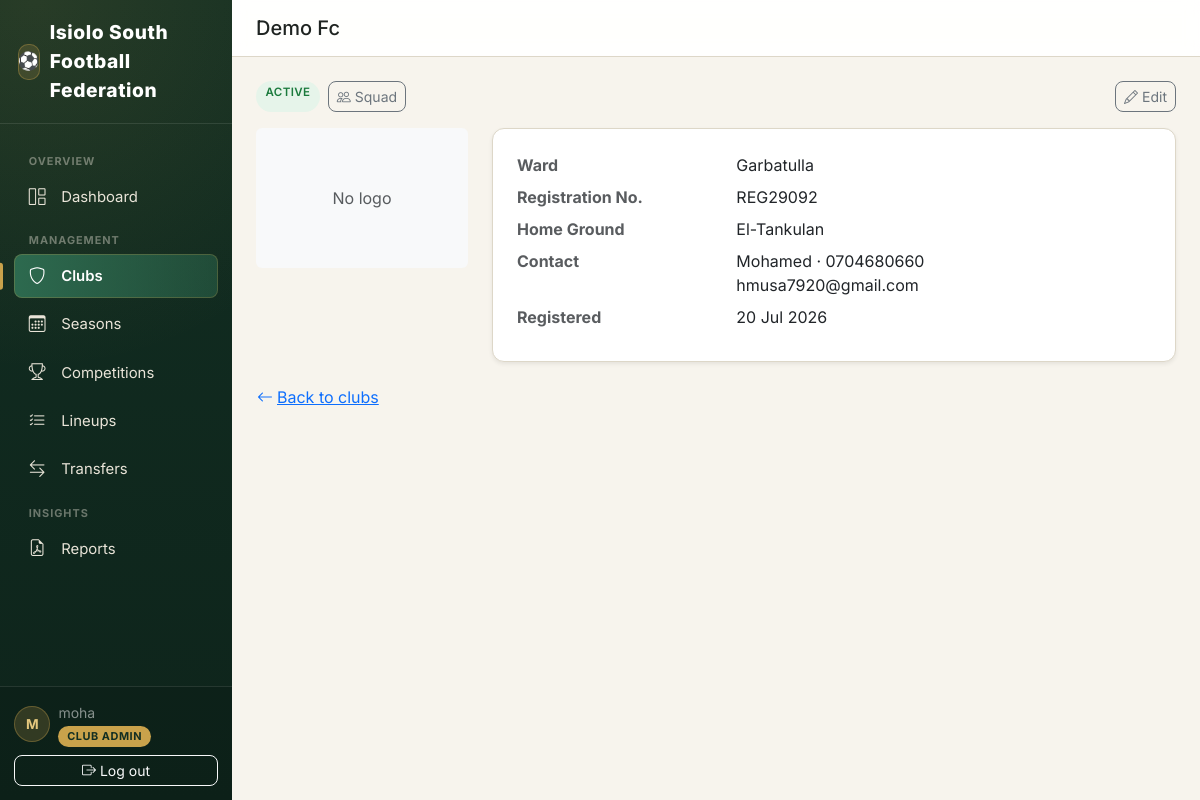
The app's page /clubs/4/ (signed in) with its own data.
### accounts/models.py (models this page shows, shortened)
class CustomUser(AbstractUser):
    class Role(models.TextChoices):
        SUPER_ADMIN = "SUPER_ADMIN", "Super Admin"
        SUBCOUNTY_ADMIN = "SUBCOUNTY_ADMIN", "Sub-County Admin"
        CLUB_ADMIN = "CLUB_ADMIN", "Club Admin"
        REFEREE = "REFEREE", "Referee"
    role = models.CharField(
        max_length=20,
        choices=Role.choices,
        default=Role.CLUB_ADMIN,
        help_text="Determines what this user can see and do in FCMS.",
    )
    phone_number = models.CharField(max_length=20, blank=True)
    club = models.ForeignKey(
        "clubs.Club",
        on_delete=models.SET_NULL,
        null=True,
        blank=True,
        related_name="admins",
        help_text="Only set for Club Admin role.",
    )
    @property
    def is_club_admin(self):
        return self.role == self.Role.CLUB_ADMIN

### clubs/models.py (models this page shows, shortened)
class Club(models.Model):
    class Status(models.TextChoices):
        PENDING = "PENDING", "Pending Approval"
        ACTIVE = "ACTIVE", "Active"
        SUSPENDED = "SUSPENDED", "Suspended"
        INACTIVE = "INACTIVE", "Inactive"
    name = models.CharField(max_length=150, unique=True)
    logo = models.ImageField(upload_to="club_logos/", blank=True, null=True)
    ward = models.CharField(max_length=100, help_text="Administrative ward the club represents.")
    registration_number = models.CharField(max_length=50, unique=True)
    home_ground = models.CharField(max_length=150, blank=True)
    contact_name = models.CharField(max_length=100, blank=True)
    contact_phone = models.CharField(max_length=20, blank=True)
    contact_email = models.EmailField(blank=True)
    status = models.CharField(max_length=20, choices=Status.choices, default=Status.PENDING)
    created_at = models.DateTimeField(auto_now_add=True)
    updated_at = models.DateTimeField(auto_now=True)
    class Meta:
        ordering = ["name"]

### clubs/views.py (the view, shortened to what this page needs)
# urls.py: path("<int:pk>/", views.club_detail, name="detail"),
@login_required
def club_detail(request, pk):
    club = get_object_or_404(Club, pk=pk)
    user = request.user
    if user.is_club_admin:
        if user.club_id != club.id:
            messages.error(request, "You can only view your own club.")
            return redirect("clubs:list")
    return render(request, "clubs/club_detail.html", {"club": club})

### clubs/templates/clubs/club_detail.html (shortened to what this page needs)
{% extends "base.html" %}
{% block page_title %}{{ club.name }}{% endblock %}
{% block content %}
<div class="d-flex justify-content-between align-items-start mb-3">
    <div class="d-flex gap-2">
        <span class="status-pill status-{{ club.status }}">{{ club.get_status_display }}</span>
        <a href="{% url 'players:list' club.pk %}" class="btn btn-sm btn-outline-secondary">
            <i class="bi bi-people me-1"></i>Squad
        </a>
    </div>
    <a href="{% url 'clubs:edit' club.pk %}" class="btn btn-sm btn-outline-secondary">
        <i class="bi bi-pencil me-1"></i>Edit
    </a>
</div>
<div class="row g-4">
    <div class="col-md-3 text-center">
        {% if club.logo %}
            <img src="{{ club.logo.url }}" alt="{{ club.name }}" class="img-fluid rounded" style="max-height: 160px;">
        {% else %}
            <div class="d-flex align-items-center justify-content-center rounded bg-light" style="height: 140px;">
                <span class="text-muted">No logo</span>
            </div>
        {% endif %}
    </div>
    <div class="col-md-9">
        <div class="card shadow-sm p-4">
            <dl class="row mb-0">
                <dt class="col-sm-4 text-muted">Ward</dt>
                <dd class="col-sm-8">{{ club.ward }}</dd>
                <dt class="col-sm-4 text-muted">Registration No.</dt>
                <dd class="col-sm-8">{{ club.registration_number }}</dd>
                <dt class="col-sm-4 text-muted">Home Ground</dt>
                <dd class="col-sm-8">{{ club.home_ground|default:"—" }}</dd>
                <dt class="col-sm-4 text-muted">Contact</dt>
                <dd class="col-sm-8">
                    {{ club.contact_name|default:"—" }}
                    {% if club.contact_phone %}· {{ club.contact_phone }}{% endif %}
                    {% if club.contact_email %}<br>{{ club.contact_email }}{% endif %}
                </dd>
                <dt class="col-sm-4 text-muted">Registered</dt>
                <dd class="col-sm-8">{{ club.created_at|date:"d M Y" }}</dd>
            </dl>
        </div>
    </div>
</div>
<a href="{% url 'clubs:list' %}" class="btn btn-link mt-3 ps-0">
    <i class="bi bi-arrow-left me-1"></i>Back to clubs
</a>
{% endblock %}

### templates/base.html (shortened to what this page needs)
{% load static %}
<!DOCTYPE html>
<html lang="en">
<head>
    <link href="https://cdnjs.cloudflare.com/ajax/libs/bootstrap/5.3.3/css/bootstrap.min.css" rel="stylesheet">
    <link href="https://cdnjs.cloudflare.com/ajax/libs/bootstrap-icons/1.11.3/font/bootstrap-icons.min.css" rel="stylesheet">
</head>
<body>
<div class="d-flex" style="min-height: 100vh;">
    {% if user.is_authenticated %}
    <nav class="sidebar d-none d-lg-flex">
        <div class="brand">
            <span class="brand-badge">⚽</span> Isiolo South Football Federation
        </div>
        <div class="sidebar-scroll">
            <div class="nav-section-label">Overview</div>
            <ul class="nav nav-pills flex-column gap-1 mb-1">
                <li class="nav-item">
                    <a class="nav-link {% if request.resolver_match.app_name == 'dashboard' %}active{% endif %}" href="{% url 'dashboard:home' %}">
                        <i class="bi bi-grid-1x2 me-2"></i>Dashboard
                    </a>
                </li>
            </ul>
            <div class="nav-section-label">Management</div>
            <ul class="nav nav-pills flex-column gap-1 mb-1">
                <li class="nav-item">
                    <a class="nav-link {% if request.resolver_match.app_name == 'clubs' %}active{% endif %}" href="{% url 'clubs:list' %}">
                        <i class="bi bi-shield me-2"></i>Clubs
                    </a>
                </li>
                <li class="nav-item">
                    <a class="nav-link {% if request.resolver_match.app_name == 'seasons' %}active{% endif %}" href="{% url 'seasons:list' %}">
                        <i class="bi bi-calendar3 me-2"></i>Seasons
                    </a>
                </li>
                <li class="nav-item">
                    <a class="nav-link {% if request.resolver_match.app_name == 'competitions' %}active{% endif %}" href="{% url 'competitions:list' %}">
                        <i class="bi bi-trophy me-2"></i>Competitions
                    </a>
                </li>
                <li class="nav-item">
                    <a class="nav-link {% if request.resolver_match.app_name == 'lineups' %}active{% endif %}" href="{% url 'lineups:home' %}">
                        <i class="bi bi-list-check me-2"></i>Lineups
                    </a>
                </li>
                <li class="nav-item">
                    <a class="nav-link {% if request.resolver_match.app_name == 'transfers' %}active{% endif %}" href="{% url 'transfers:dashboard' %}">
                        <i class="bi bi-arrow-left-right me-2"></i>Transfers
                    </a>
                </li>
            </ul>
            <div class="nav-section-label">Insights</div>
            <ul class="nav nav-pills flex-column gap-1">
                <li class="nav-item">
                    <a class="nav-link {% if request.resolver_match.app_name == 'reports' %}active{% endif %}" href="{% url 'reports:home' %}">
                        <i class="bi bi-file-earmark-pdf me-2"></i>Reports
                    </a>
                </li>
            </ul>
        </div>
        <div class="sidebar-footer">
            <div class="d-flex align-items-center gap-2 mb-2">
                <div class="user-avatar">{{ user.get_full_name|default:user.username|slice:":1"|upper }}</div>
                <div style="min-width:0;">
                    <div class="small text-white-50 text-truncate">{{ user.get_full_name|default:user.username }}</div>
                    <span class="role-badge">{{ user.get_role_display }}</span>
                </div>
            </div>
            <form method="post" action="{% url 'accounts:logout' %}">
                <button class="btn btn-sm btn-outline-light w-100" type="submit">
                    <i class="bi bi-box-arrow-right me-1"></i>Log out
                </button>
            </form>
        </div>
    </nav>
    {% endif %}
    <main class="flex-grow-1 d-flex flex-column" style="min-width:0; height: 100vh; overflow-y: auto;" id="mainScroll">
        {% if user.is_authenticated %}
        <div class="top-bar px-3 px-lg-4 py-3" id="topBar">
            <div class="d-flex align-items-center gap-3">
                <h5 class="mb-0">{% block page_title %}{% endblock %}</h5>
            </div>
        </div>
        {% endif %}
        <div class="content-area flex-grow-1">
            {% block content %}{% endblock %}
        </div>
    </main>
</div>
</body>
</html>

### templates/base.html (style rules this page uses)
:root { --pitch-green: #1B4332; --pitch-green-dark: #122E22; --pitch-green-light: #2D6A4F; --line-white: #F7F4ED; --chalk: #E9E4D8; --gold: #C9A24B; --gold-light: #E4C77D; --card-border: #DDD7C8; --sidebar-width: 232px; }
html { scroll-behavior: smooth; }
* { scrollbar-width: thin; scrollbar-color: var(--card-border) transparent; }
body { background: var(--line-white); font-family: 'Inter', 'Segoe UI', system-ui, -apple-system, sans-serif; color: #1F2421; }
a { -webkit-tap-highlight-color: transparent; }
.sidebar { background: radial-gradient(circle at 15% 0%, rgba(201,162,75,0.12), transparent 45%), linear-gradient(180deg, var(--pitch-green-dark) 0%, #0E241B 100%); height: 100vh; color: var(--chalk); width: var(--sidebar-width); position: sticky; top: 0; flex-shrink: 0; display: flex; flex-direction: column; padding: 0 !important; overflow: hidden; }
.sidebar .brand { font-weight: 800; letter-spacing: 0.03em; font-size: 1.2rem; color: #fff; border-bottom: 1px solid rgba(255,255,255,0.1); display: flex; align-items: center; gap: 0.6rem; padding: 1.15rem 1.1rem; flex-shrink: 0; }
.sidebar .brand .brand-badge { width: 36px; height: 36px; border-radius: 10px; background: rgba(201,162,75,0.18); box-shadow: inset 0 0 0 1px rgba(201,162,75,0.35); display: flex; align-items: center; justify-content: center; font-size: 1.1rem; }
.sidebar-scroll { flex: 1 1 auto; overflow-y: auto; overflow-x: hidden; padding: 1rem 0.9rem; }
.nav-section-label { font-size: 0.68rem; font-weight: 700; letter-spacing: 0.09em; text-transform: uppercase; color: rgba(233,228,216,0.42); padding: 0.4rem 0.9rem 0.35rem; margin-top: 0.4rem; }
.sidebar .nav-link { color: var(--chalk); border-radius: 8px; padding: 0.6rem 0.9rem; font-size: 0.93rem; display: flex; align-items: center; gap: 0.15rem; position: relative; transition: background 0.15s ease, color 0.15s ease, padding-left 0.15s ease; }
.sidebar .nav-link i { font-size: 1.05rem; width: 22px; }
.sidebar .nav-link.active { background: linear-gradient(90deg, var(--pitch-green-light), rgba(45,106,79,0.5)); color: #fff; font-weight: 600; box-shadow: inset 0 0 0 1px rgba(201,162,75,0.25); }
.sidebar .nav-link.active::before { content: ""; position: absolute; left: -0.9rem; top: 50%; transform: translateY(-50%); width: 3px; height: 60%; background: var(--gold); border-radius: 0 3px 3px 0; }
.sidebar .role-badge { background: var(--gold); color: var(--pitch-green-dark); font-size: 0.68rem; font-weight: 700; letter-spacing: 0.05em; padding: 0.2rem 0.55rem; border-radius: 999px; text-transform: uppercase; }
.sidebar-footer { flex-shrink: 0; padding: 0.9rem; border-top: 1px solid rgba(255,255,255,0.1); background: rgba(0,0,0,0.12); }
.user-avatar { width: 36px; height: 36px; border-radius: 50%; background: rgba(201,162,75,0.2); color: var(--gold-light); display: flex; align-items: center; justify-content: center; font-weight: 700; font-size: 0.85rem; flex-shrink: 0; box-shadow: inset 0 0 0 1px rgba(201,162,75,0.35); }
.top-bar { border-bottom: 1px solid var(--card-border); background: rgba(255,255,255,0.92); backdrop-filter: saturate(180%) blur(8px); position: sticky; top: 0; z-index: 1030; transition: box-shadow 0.2s ease; }
.card { border: 1px solid var(--card-border); border-radius: 12px; transition: box-shadow 0.2s ease, transform 0.2s ease; }
.btn { border-radius: 8px; transition: transform 0.1s ease, box-shadow 0.15s ease; }
.status-pill { font-size: 0.72rem; font-weight: 600; padding: 0.18rem 0.6rem; border-radius: 999px; text-transform: uppercase; letter-spacing: 0.03em; }
.status-ACTIVE { background: #E6F4EA; color: #1B7A3D; }
.content-area { padding: 1.5rem; }

### records on screen
CustomUser: get_full_name "M", get_full_name "moha", role "CLUB ADMIN"
Club: name "Demo Fc", status "ACTIVE", ward "Garbatulla", registration_number "REG29092", home_ground "El-Tankulan", contact_name "Mohamed", contact_phone "0704680660", contact_email "hmusa7920@gmail.com", created_at "20 Jul 2026"
